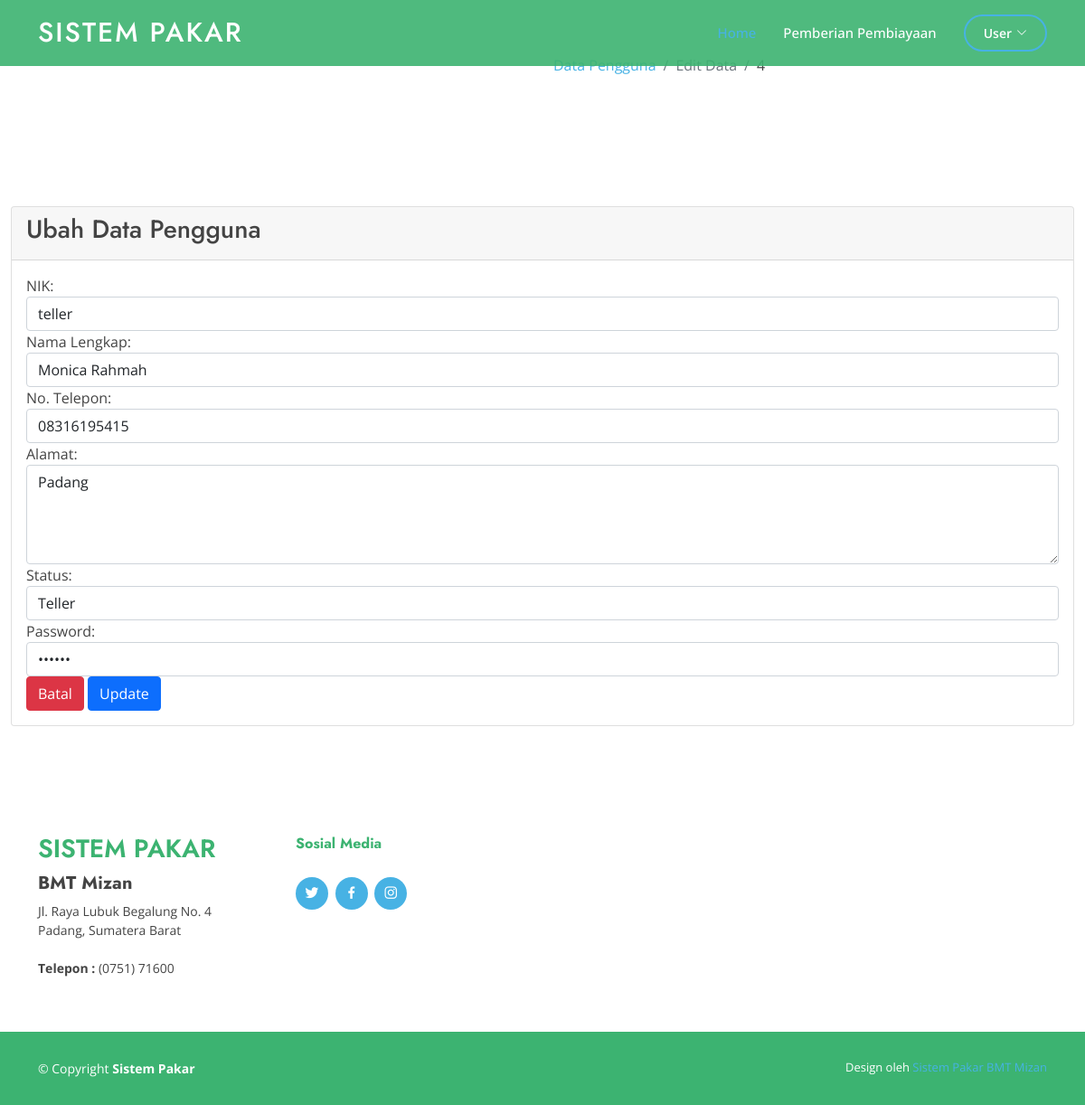
The app's page /index.php?page=pages/akun/editakun&id=4 (signed in) with its own data.
### tables this page shows
CREATE TABLE `tb_user` (
  `id_user` int(11) NOT NULL,
  `nik_username` varchar(20) NOT NULL,
  `password` varchar(255) NOT NULL,
  `status` varchar(20) NOT NULL
);

CREATE TABLE `tb_detail_user` (
  `id_detail_user` int(11) NOT NULL,
  `nik_username` varchar(20) NOT NULL,
  `nama_lengkap` varchar(100) NOT NULL,
  `alamat` text NOT NULL,
  `no_telepon` varchar(15) NOT NULL
);

### index.php (called while the page is built, shortened)
<?php include('halaman_awal/components/head.php'); ?>
<?php include('halaman_awal/components/header.php'); ?>
<?php include('content.php'); ?>
<?php include('halaman_awal/components/footer.php'); ?>
<?php include('halaman_awal/components/script.php'); ?>

### halaman_backend/pages/akun/editakun.php (the view, shortened to what this page needs)
<?php $id = $_GET['id'];
   $user = mysqli_query($koneksi, "SELECT * FROM tb_user u LEFT JOIN tb_detail_user du ON u.nik_username=du.nik_username WHERE id_user = '$id'")->fetch_array();
   ?>
<div class="content-wrapper">
    <section class="content-header">
        <div class="container-fluid">
            <div class="row mb-2">
                <div class="col-sm-6">
                </div>
                <div class="col-sm-6">
                    <ol class="breadcrumb float-sm-right">
                        <li class="breadcrumb-item"><a href="?page=pages/akun/viewakun">Data Pengguna</a></li>
                        <li class="breadcrumb-item active">Edit Data</li>
                        <li class="breadcrumb-item"><?= $user['id_user']; ?></li>
                    </ol>
                </div>
            </div>
        </div>
    </section>
    <section class="content">
        <div class="container-fluid">
            <div class="row">
                <div class="col-md-12">
                    <div class="card card-primary">
                        <div class="card-header">
                            <h3 class="card-title">Ubah Data Pengguna</h3>
                        </div>
                        <div class="card-body">
                            <form action="" method="POST">
                                <div class="form-group">
                                    <label for="nik_username">NIK:</label>
                                    <input name="nik_username" id="nik_username" type="text" class="form-control" value="<?= $user['nik_username'] ?>" required autofocus />
                                </div>
                                <div class="form-group">
                                    <label for="nama_lengkap">Nama Lengkap:</label>
                                    <input name="nama_lengkap" id="nama_lengkap" type="text" class="form-control" value="<?= $user['nama_lengkap'] ?>" required />
                                </div>
                                <div class="form-group">
                                    <label for="no_telepon">No. Telepon:</label>
                                    <input name="no_telepon" id="no_telepon" type="text" class="form-control" value="<?= $user['no_telepon'] ?>" required />
                                </div>
                                <div class="form-group">
                                    <label for="alamat">Alamat:</label>
                                    <textarea name="alamat" id="alamat" class="form-control" cols="30" rows="4" placeholder="Masukan Alamat" required><?= $user['alamat'] ?></textarea>
                                </div>
                                <div class="form-group">
                                    <label for="status">Status:</label>
                                    <select name="status" id="status" class="form-control">
                                        <option value="Teller">Teller</option>
                                    </select>
                                </div>
                                <div class="form-group">
                                    <label for="password">Password:</label>
                                    <input name="password" id="password" type="password" class="form-control" value="<?= $user['password'] ?>" placeholder="*********" required />
                                </div>
                                <div class="form-group">
                                    <a href="index.php?page=pages/akun/viewakun" class="btn btn-danger">Batal</a>
                                    <button type="submit" name="update" class="btn btn-primary">Update</button>
                                </div>
                            </form>
                        </div>
                    </div>
                </div>
            </div>
        </div>
    </section>
</div>

### assets/assets_user/css/style.css (style rules this page uses)
body { font-family: "Open Sans", sans-serif; color: #444444; }
a { color: #47b2e4; text-decoration: none; }
h1, h2, h3, h4, h5, h6 { font-family: "Jost", sans-serif; }
section { padding: 60px 0; overflow: hidden; }

### records on screen
tb_user: nik_username "teller", nama_lengkap "Monica Rahmah", no_telepon "08316195415", alamat "Padang"
